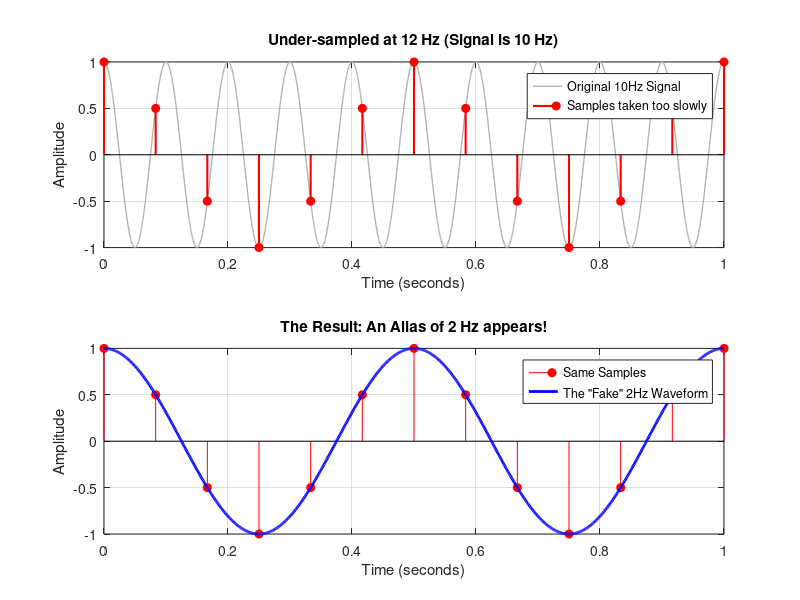

Source code (MATLAB):
% --- Problem 5: Aliasing Demonstration ---
clc; clear; close all;
f_signal = 10;           % Original Signal Frequency: 10 Hz
T = 1.0;                 % Duration: 1 second

% 1. "Analog" Signal (Reference)
fs_analog = 1000;
t_analog = 0:1/fs_analog:T;
x_analog = cos(2 * pi * f_signal * t_analog);

% 2. Under-sampling (Aliasing occurs)
% Nyquist rate is 20 Hz. Let's sample at 12 Hz.
fs_alias = 12;
t_alias = 0:1/fs_alias:T;
x_alias = cos(2 * pi * f_signal * t_alias);

% 3. Calculate the "Perceived" Alias Frequency
% Note: valid here since round(f_signal/fs_alias) = 1
f_perceived = abs(f_signal - fs_alias);
x_perceived = cos(2 * pi * f_perceived * t_analog);

% --- Plotting ---
figure('Name', 'Aliasing: The "Fake" Signal');

subplot(2,1,1);
plot(t_analog, x_analog, 'Color', [0.7 0.7 0.7], 'LineWidth', 1); hold on;
stem(t_alias, x_alias, 'filled', 'r', 'LineWidth', 1.5);
title(['Under-sampled at ', num2str(fs_alias), ' Hz (Signal is ', num2str(f_signal), ' Hz)']);
legend('Original 10Hz Signal', 'Samples taken too slowly');
xlabel('Time (seconds)'); ylabel('Amplitude');
grid on;

subplot(2,1,2);
stem(t_alias, x_alias, 'filled', 'r'); hold on;
plot(t_analog, x_perceived, 'b', 'LineWidth', 2);
title(['The Result: An Alias of ', num2str(f_perceived), ' Hz appears!']);
legend('Same Samples', 'The "Fake" 2Hz Waveform');
xlabel('Time (seconds)'); ylabel('Amplitude');
grid on;
